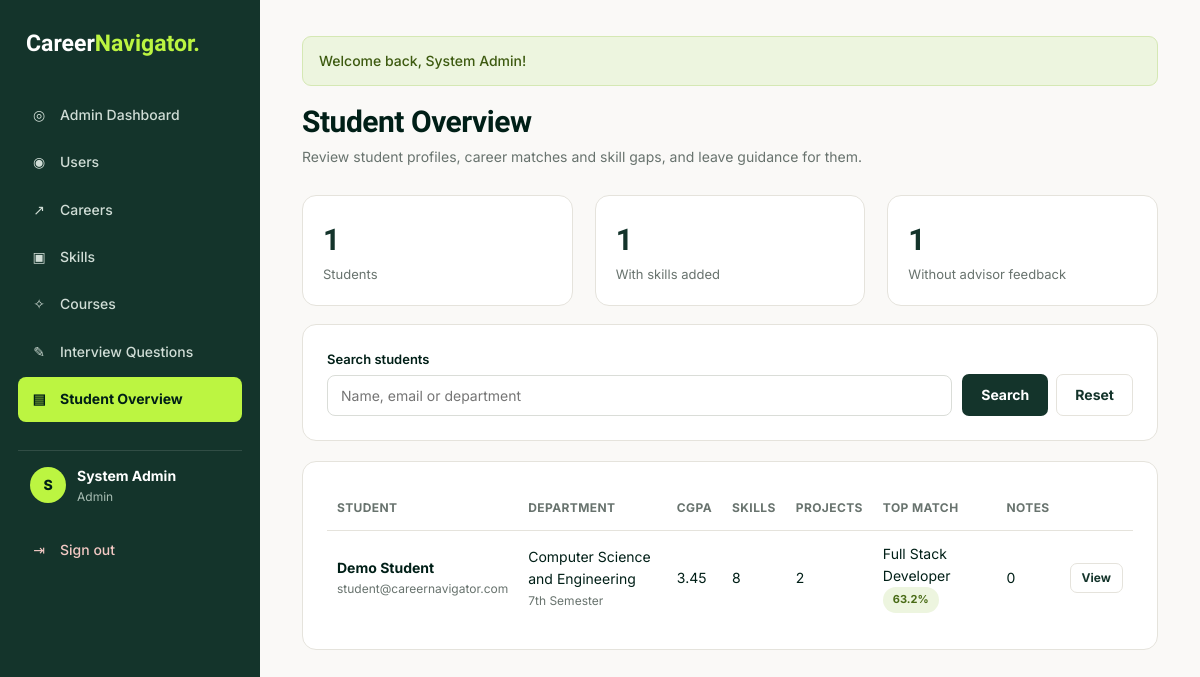
Screenshot of /advisor/index.php (signed in) with the database file from the repository.
### tables this page shows
CREATE TABLE `users` (
  `id` int(11) NOT NULL AUTO_INCREMENT,
  `name` varchar(100) NOT NULL,
  `email` varchar(150) NOT NULL,
  `password` varchar(255) NOT NULL,
  `role` enum('student','advisor','admin') DEFAULT 'student',
  `created_at` timestamp NOT NULL DEFAULT current_timestamp(),
  `email_verified_at` datetime DEFAULT NULL,
  `verification_token_hash` char(64) DEFAULT NULL,
  `verification_expires_at` datetime DEFAULT NULL,
  `verification_sent_at` datetime DEFAULT NULL,
  PRIMARY KEY (`id`),
  UNIQUE KEY `email` (`email`),
  UNIQUE KEY `verification_token_hash` (`verification_token_hash`)
);

CREATE TABLE `careers` (
  `id` int(11) NOT NULL AUTO_INCREMENT,
  `title` varchar(150) NOT NULL,
  `description` text DEFAULT NULL,
  `category` varchar(100) DEFAULT NULL,
  `average_salary` varchar(100) DEFAULT NULL,
  PRIMARY KEY (`id`)
);

### includes/functions.php (called while the page is built, shortened)
<?php
function e($value): string
{
    return htmlspecialchars((string) $value, ENT_QUOTES, 'UTF-8');
}
function url(string $path = ''): string
{
    return BASE_URL . ltrim($path, '/');
}
function current_user(): ?array
{
    return $_SESSION['user'] ?? null;
}
function current_user_id(): int
{
    return (int) ($_SESSION['user']['id'] ?? 0);
}
function refresh_current_user(PDO $pdo): void
{
    $stmt = $pdo->prepare("SELECT id, name, email, role FROM users WHERE id = ?");
    $stmt->execute([current_user_id()]);
}
function get_flashes(): array
{
    $messages = $_SESSION['flash'] ?? [];
    return $messages;
}
function level_number(?string $level): int
{
    return LEVELS[$level] ?? 0;
}

### includes/init.php (called while the page is built, shortened)
<?php
require_once __DIR__ . '/../config/db.php';
require_once __DIR__ . '/functions.php';
refresh_current_user($pdo);

### includes/recommendation.php (called while the page is built, shortened)
<?php
function text_contains(string $text, string $term): bool
{
    $term = trim($term);
    return preg_match('/(?<![a-z0-9])' . preg_quote(strtolower($term), '/') . '(?![a-z0-9])/i', $text) === 1;
}
function skill_terms(string $skillName): array
{
    if (isset(SKILL_ALIASES[$skillName])) {
        return SKILL_ALIASES[$skillName];
    }
    $parts = preg_split('/\s*(?:&|\/|,|\band\b)\s*/i', strtolower($skillName));
    return array_filter(array_map('trim', $parts));
}
function parse_interests(?string $text): array
{
    $items = preg_split('/[,;\n]+/', (string) $text);
    $items = array_map('trim', $items);
    return array_values(array_unique(array_filter($items, fn($i) => strlen($i) >= 2)));
}
function load_student_data(PDO $pdo, int $userId): array
{
    $stmt = $pdo->prepare("SELECT * FROM student_profiles WHERE user_id = ?");
    $stmt->execute([$userId]);
    $profile = $stmt->fetch(PDO::FETCH_ASSOC) ?: [];
    $stmt = $pdo->prepare(
        "SELECT ss.skill_id, ss.proficiency, s.name
         FROM student_skills ss JOIN skills s ON s.id = ss.skill_id
         WHERE ss.user_id = ?"
    );
    $stmt->execute([$userId]);
    $skills = [];
    foreach ($stmt as $row) {
        $skills[(int) $row['skill_id']] = ['name' => $row['name'], 'level' => level_number($row['proficiency'])];
    }
    $stmt = $pdo->prepare("SELECT title, description, technologies FROM projects WHERE user_id = ?");
    $stmt->execute([$userId]);
    $projectText = '';
    $projectCount = 0;
    foreach ($stmt as $row) {
        $projectText .= ' ' . $row['title'] . ' ' . $row['description'] . ' ' . $row['technologies'];
        $projectCount++;
    }
    return [
        'profile'       => $profile,
        'skills'        => $skills,
        'interests'     => parse_interests($profile['interests'] ?? ''),
        'cgpa'          => isset($profile['cgpa']) ? (float) $profile['cgpa'] : null,
        'project_text'  => strtolower($projectText),
        'project_count' => $projectCount,
    ];
}
function load_careers_with_skills(PDO $pdo): array
{
    $careers = [];
    foreach ($pdo->query("SELECT * FROM careers ORDER BY title") as $row) {
        $row['skills'] = [];
        $careers[(int) $row['id']] = $row;
    }
    $rows = $pdo->query(
        "SELECT cs.career_id, cs.skill_id, cs.required_level, cs.importance, s.name, s.category
         FROM career_skills cs JOIN skills s ON s.id = cs.skill_id
         ORDER BY cs.importance DESC, s.name"
    );
    foreach ($rows as $row) {
        if (isset($careers[(int) $row['career_id']])) {
            $careers[(int) $row['career_id']]['skills'][] = $row;
        }
    }
    return $cache = $careers;
}
function analyze_career(array $career, array $student): array
{
    $totalWeight = 0;
    $earned = 0;
    $skillRows = [];
    $met = 0;
    $projectEvidence = [];
    foreach ($career['skills'] as $req) {
        $required = max(1, (int) $req['required_level']);
        $importance = max(1, (int) $req['importance']);
        $have = $student['skills'][(int) $req['skill_id']]['level'] ?? 0;
        $credit = min($have / $required, 1);
        $totalWeight += $importance;
        $earned += $importance * $credit;
        if ($have >= $required) {
            $status = 'met';
            $met++;
        } elseif ($have > 0) {
            $status = 'improve';
        } else {
            $status = 'missing';
        }
        $inProjects = false;
        foreach (skill_terms($req['name']) as $term) {
            if (text_contains($student['project_text'], $term)) {
                $inProjects = true;
                break;
            }
        }
        if ($inProjects) {
            $projectEvidence[] = $req['name'];
        }
        $skillRows[] = [
            'skill_id'       => (int) $req['skill_id'],
            'name'           => $req['name'],
            'category'       => $req['category'],
            'required_level' => $required,
            'importance'     => $importance,
            'student_level'  => $have,
            'status'         => $status,
            'in_projects'    => $inProjects,
        ];
    }
    $requiredCount = count($career['skills']);
    $skillScore = $totalWeight > 0 ? ($earned / $totalWeight) * 100 : 0;
    $projectScore = $requiredCount > 0 ? (count($projectEvidence) / $requiredCount) * 100 : 0;
    $haystack = strtolower($career['title'] . ' ' . $career['category'] . ' ' . $career['description'] . ' '
        . implode(' ', array_column($career['skills'], 'name')));
    $matchedInterests = [];
    foreach ($student['interests'] as $interest) {
        if (text_contains($haystack, $interest)) {
            $matchedInterests[] = $interest;
        }
    }
    $interestScore = min(count($matchedInterests), 2) / 2 * 100;
    $academicScore = $student['cgpa'] !== null ? min($student['cgpa'] / 4, 1) * 100 : 0;
    $score = WEIGHT_SKILLS * $skillScore
        + WEIGHT_INTERESTS * $interestScore
        + WEIGHT_PROJECTS * $projectScore
        + WEIGHT_ACADEMIC * $academicScore;
    $score = round($score, 1);
    $parts = [];
    $parts[] = "You fully meet $met of $requiredCount required skills (skill match " . round($skillScore) . "%).";
    $parts[] = $matchedInterests
        ? 'Your interests in ' . implode(', ', $matchedInterests) . ' relate to this career.'
        : 'None of your listed interests directly relate to this career.';
    $parts[] = $projectEvidence
        ? 'Your projects demonstrate ' . implode(', ', $projectEvidence) . '.'
        : 'Your projects do not yet show skills required for this career.';
    if ($student['cgpa'] !== null) {
        $parts[] = 'Your CGPA of ' . number_format($student['cgpa'], 2) . ' adds ' . round(WEIGHT_ACADEMIC * $academicScore, 1) . ' points.';
    }
    return [
        'career'            => $career,
        'score'             => $score,
        'skill_score'       => round($skillScore, 1),
        'interest_score'    => round($interestScore, 1),
        'project_score'     => round($projectScore, 1),
        'academic_score'    => round($academicScore, 1),
        'skills'            => $skillRows,
        'met_count'         => $met,
        'required_count'    => $requiredCount,
        'matched_interests' => $matchedInterests,
        'project_skills'    => $projectEvidence,
        'explanation'       => implode(' ', $parts),
    ];
}
function get_recommendations(PDO $pdo, int $userId, ?array $student = null): array
{
    $student = $student ?? load_student_data($pdo, $userId);
    $results = [];
    foreach (load_careers_with_skills($pdo) as $career) {
        $results[] = analyze_career($career, $student);
    }
    usort($results, fn($a, $b) => $b['score'] <=> $a['score']);
    return $results;
}

### advisor/index.php (the view, shortened to what this page needs)
<?php
require_once __DIR__ . '/../includes/init.php';
require_once __DIR__ . '/../includes/recommendation.php';
$q = trim($_GET['q'] ?? '');
$sql = "SELECT u.id, u.name, u.email, u.created_at, p.department, p.semester, p.cgpa,
               (SELECT COUNT(*) FROM student_skills ss WHERE ss.user_id = u.id) AS skill_count,
               (SELECT COUNT(*) FROM projects pr WHERE pr.user_id = u.id) AS project_count,
               (SELECT COUNT(*) FROM advisor_notes n WHERE n.student_id = u.id) AS note_count
        FROM users u LEFT JOIN student_profiles p ON p.user_id = u.id
        WHERE u.role = 'student'";
$params = [];
$sql .= " ORDER BY u.name";
$stmt = $pdo->prepare($sql);
$stmt->execute($params);
$students = $stmt->fetchAll(PDO::FETCH_ASSOC);
foreach ($students as &$s) {
    $recs = $s['skill_count'] ? get_recommendations($pdo, (int) $s['id']) : [];
    $s['top'] = $recs[0] ?? null;
}
$activePage = 'advisor';
require __DIR__ . '/../includes/header.php';
?>
<div class="page-header">
    <div>
        <h1>Student Overview</h1>
        <p>Review student profiles, career matches and skill gaps, and leave guidance for them.</p>
    </div>
</div>
<div class="grid grid-3 mb">
    <div class="stat"><div class="stat-value"><?= count($students) ?></div><div class="stat-label">Students<?= $q !== '' ? ' found' : '' ?></div></div>
    <div class="stat"><div class="stat-value"><?= count(array_filter($students, fn($s) => $s['skill_count'] > 0)) ?></div><div class="stat-label">With skills added</div></div>
    <div class="stat"><div class="stat-value"><?= count(array_filter($students, fn($s) => $s['note_count'] == 0)) ?></div><div class="stat-label">Without advisor feedback</div></div>
</div>
<form method="GET" class="filters card">
    <div class="form-group">
        <label for="q">Search students</label>
        <input type="search" id="q" name="q" value="<?= e($q) ?>" placeholder="Name, email or department">
    </div>
    <div class="btn-group">
        <button type="submit" class="btn btn-primary">Search</button>
        <a href="index.php" class="btn btn-secondary">Reset</a>
    </div>
</form>
<div class="card">
    <?php if (!$students): ?>
        <div class="empty">No students found.</div>
    <?php else: ?>
        <div class="table-wrap">
            <table>
                <thead><tr><th>Student</th><th>Department</th><th>CGPA</th><th>Skills</th><th>Projects</th><th>Top match</th><th>Notes</th><th></th></tr></thead>
                <tbody>
                <?php foreach ($students as $s): ?>
                    <tr>
                        <td><strong><?= e($s['name']) ?></strong><div class="small muted"><?= e($s['email']) ?></div></td>
                        <td><?= e($s['department'] ?: '—') ?><div class="small muted"><?= e($s['semester'] ?? '') ?></div></td>
                        <td><?= $s['cgpa'] !== null ? e($s['cgpa']) : '—' ?></td>
                        <td><?= (int) $s['skill_count'] ?></td>
                        <td><?= (int) $s['project_count'] ?></td>
                        <td>
                            <?php if ($s['top']): ?>
                                <?= e($s['top']['career']['title']) ?> <span class="badge badge-green"><?= $s['top']['score'] ?>%</span>
                            <?php else: ?><span class="muted">No skills yet</span><?php endif; ?>
                        </td>
                        <td><?= (int) $s['note_count'] ?></td>
                        <td><a href="student.php?id=<?= (int) $s['id'] ?>" class="btn btn-secondary btn-sm">View</a></td>
                    </tr>
                <?php endforeach; ?>
                </tbody>
            </table>
        </div>
    <?php endif; ?>
</div>
<?php require __DIR__ . '/../includes/footer.php'; ?>

### includes/header.php (shortened to what this page needs)
<?php
$user = current_user();
$activePage = $activePage ?? '';
$menus = [
    'student' => [
        'dashboard'       => ['dashboard.php', 'Dashboard', '◎'],
        'profile'         => ['profile.php', 'My Profile & Skills', '◉'],
        'projects'        => ['projects.php', 'My Projects', '▣'],
        'recommendations' => ['recommendations.php', 'Career Matches', '↗'],
        'roadmap'         => ['roadmap.php', 'Skill Gap & Roadmap', '▤'],
        'courses'         => ['courses.php', 'Courses & Certifications', '✧'],
        'interview'       => ['interview.php', 'Interview Practice', '✎'],
    ],
    'advisor' => [
        'advisor'   => ['advisor/index.php', 'My Students', '◎'],
        'courses'   => ['courses.php', 'Courses', '✧'],
        'interview' => ['interview.php', 'Question Bank', '✎'],
    ],
    'admin' => [
        'admin'      => ['admin/index.php', 'Admin Dashboard', '◎'],
        'users'      => ['admin/users.php', 'Users', '◉'],
        'careers'    => ['admin/careers.php', 'Careers', '↗'],
        'skills'     => ['admin/skills.php', 'Skills', '▣'],
        'courses'    => ['admin/courses.php', 'Courses', '✧'],
        'questions'  => ['admin/questions.php', 'Interview Questions', '✎'],
        'advisor'    => ['advisor/index.php', 'Student Overview', '▤'],
    ],
];
$menu = $user ? ($menus[$user['role']] ?? []) : [];
?>
<!DOCTYPE html>
<html lang="en">
<head>
    <link rel="stylesheet" href="<?= e(url('assets/css/style.css')) ?>">
</head>
<body>
<div class="app">
    <aside class="sidebar" id="sidebar">
        <div class="sidebar-top">
            <a href="<?= e(url('index.php')) ?>" class="logo logo-light">Career<span>Navigator.</span></a>
        </div>
        <nav class="side-nav" id="side-nav">
            <?php foreach ($menu as $key => [$link, $label, $icon]): ?>
                <a href="<?= e(url($link)) ?>" class="<?= $key === $activePage ? 'active' : '' ?>">
                    <span class="nav-icon"><?= $icon ?></span><?= e($label) ?>
                </a>
            <?php endforeach; ?>
            <?php if ($user): ?>
                <div class="side-user">
                    <div class="avatar"><?= e(strtoupper(mb_substr($user['name'], 0, 1))) ?></div>
                    <div>
                        <strong><?= e($user['name']) ?></strong>
                        <small><?= e(ucfirst($user['role'])) ?></small>
                    </div>
                </div>
                <a href="<?= e(url('logout.php')) ?>" class="logout-link"><span class="nav-icon">⇥</span>Sign out</a>
            <?php endif; ?>
        </nav>
    </aside>
    <main class="main">
        <?php foreach (get_flashes() as $f): ?>
            <div class="alert alert-<?= e($f['type']) ?>"><?= e($f['message']) ?></div>
        <?php endforeach; ?>

### rows the page displays
users: name "S", name "System Admin", role "Admin"
users: name "Demo Student", email "student@careernavigator.com", department "Computer Science and Engineering", semester "7th Semester", cgpa "3.45", skill_count "8", project_count "2", score "63.2", note_count "0"
careers: title "Full Stack Developer"

### other values shown
$icon "◎"
$label "Admin Dashboard"
$icon "◉"
$label "Users"
$icon "↗"
$label "Careers"
$icon "▣"
$label "Skills"
$icon "✧"
$label "Courses"
$icon "✎"
$label "Interview Questions"
$icon "▤"
$label "Student Overview"
$f['message'] "Welcome back, System Admin!"
